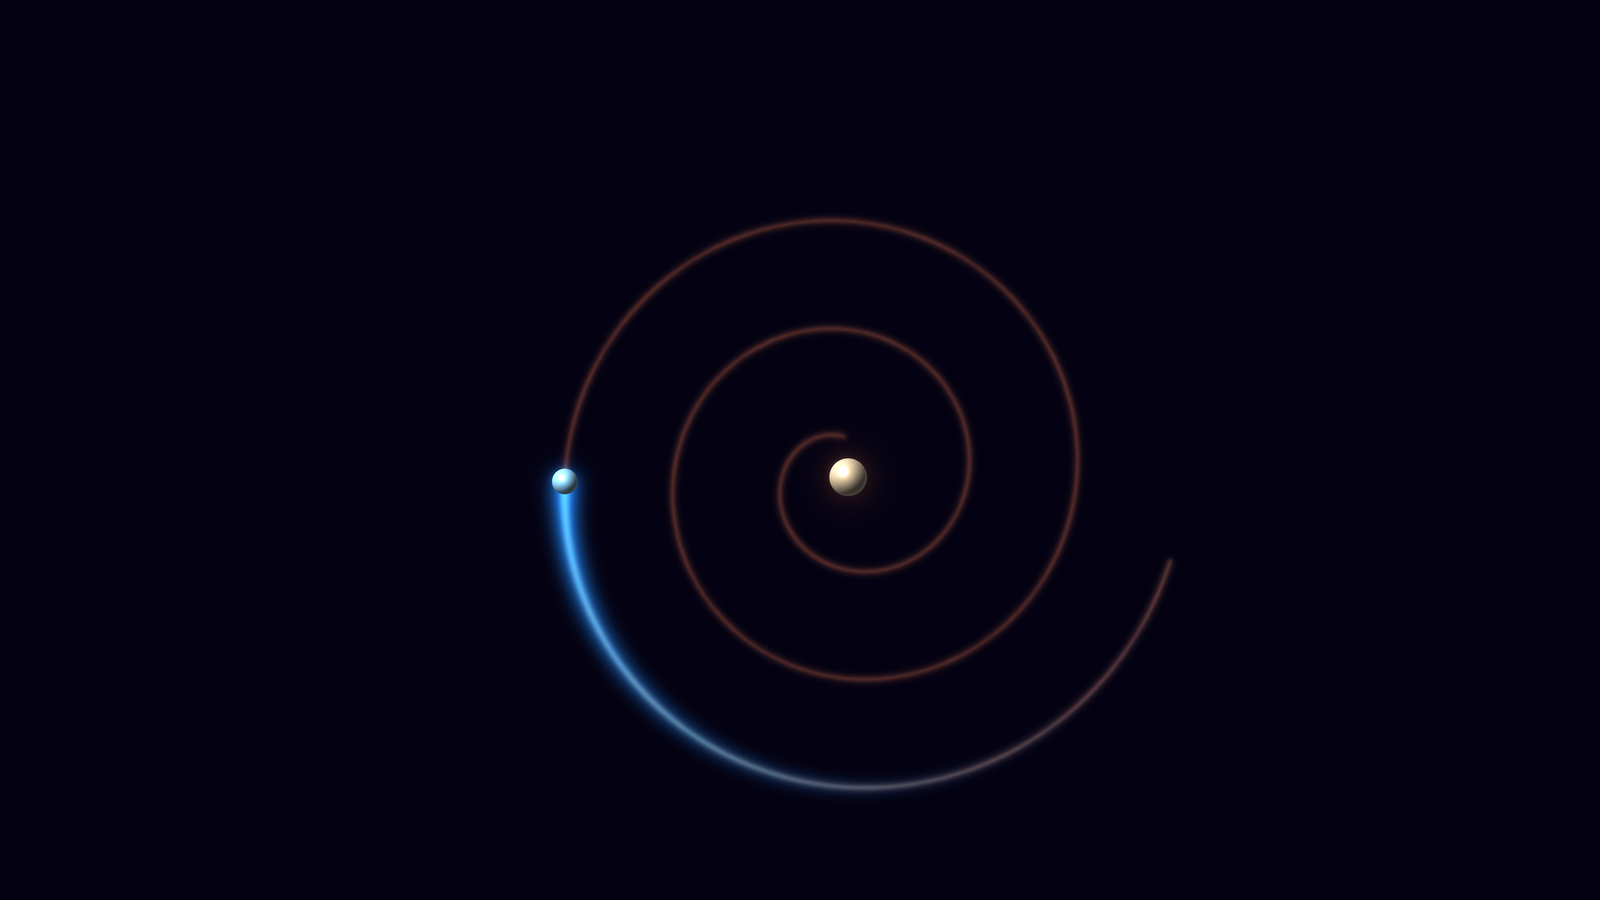

Here is the Python script that generated this plot:
"""
classical_atom_radiant.py

Stylized Python rendering of a classical atom spiraling inward:
- glowing orange spiral
- bright metallic-looking nucleus
- bright glowing electron
- soft fading blue comet tail
- high-resolution rendering + downsampling for smooth spheres

Install:
    pip install numpy pillow scipy

Run:
    python classical_atom_radiant.py
"""

from pathlib import Path

import numpy as np
from PIL import Image, ImageDraw
from scipy.ndimage import gaussian_filter

# ============================================================
# SETTINGS
# ============================================================

OUTPUT = Path(__file__).with_name("classical_atom_radiant.png")

# Final output size
W, H = 1600, 900

# Internal supersampled render size
SUPERSAMPLE = 3
W2, H2 = W * SUPERSAMPLE, H * SUPERSAMPLE

# Background
BG = np.array([4, 2, 18], dtype=np.float32) / 255.0

# Spiral geometry
TURNS = 2.7
R_OUTER = 1.0
R_INNER = 0.12
PHASE = 0.25
CENTER = np.array([0.53 * W2, 0.53 * H2], dtype=np.float32)
SPIRAL_SCALE = 0.37 * min(W2, H2)

# Electron position along spiral
ELECTRON_FRACTION = 0.17  # 0 = outer end, 1 = near nucleus

# Tail
TAIL_FRACTION = 0.17      # fraction of whole spiral used as tail
TAIL_COLOR = np.array([40, 185, 255], dtype=np.float32) / 255.0
TAIL_GLOW_COLOR = np.array([20, 110, 255], dtype=np.float32) / 255.0

# Colors
ORBIT_CORE = np.array([1.00, 0.72, 0.42], dtype=np.float32)
ORBIT_GLOW = np.array([1.00, 0.52, 0.28], dtype=np.float32)

NUCLEUS_BASE = (205, 188, 160)
ELECTRON_BASE = (155, 220, 255)

# Sphere sizes (internal render pixels)
NUCLEUS_R = 19 * SUPERSAMPLE
ELECTRON_R = 13 * SUPERSAMPLE

# Optional global bloom
ENABLE_GLOBAL_BLOOM = True
GLOBAL_BLOOM_SIGMA = 11.0
GLOBAL_BLOOM_STRENGTH = 0.42

# ============================================================
# UTILS
# ============================================================

def clamp01(x):
    return np.clip(x, 0.0, 1.0)

def alpha_blend_patch(base_patch, color_rgb, alpha):
    """
    Alpha-blend a solid color onto an RGB patch.
    base_patch: (h,w,3) float in [0,1]
    color_rgb: (3,) float in [0,1]
    alpha: (h,w) float in [0,1]
    """
    a = alpha[..., None]
    base_patch[:] = color_rgb[None, None, :] * a + base_patch * (1.0 - a)

def add_glow_patch(base_patch, color_rgb, intensity):
    """
    Additively add glow to an RGB patch.
    intensity: (h,w) float
    """
    base_patch[:] = clamp01(base_patch + color_rgb[None, None, :] * intensity[..., None])

def draw_soft_glow(img, cx, cy, radius, color, alpha=0.25):
    """
    Add a soft gaussian-like glow centered at (cx,cy).
    """
    h, w = img.shape[:2]
    r = int(max(2, radius * 3.2))
    x0 = max(0, int(cx - r))
    x1 = min(w, int(cx + r + 1))
    y0 = max(0, int(cy - r))
    y1 = min(h, int(cy + r + 1))

    yy, xx = np.mgrid[y0:y1, x0:x1]
    dx = xx - cx
    dy = yy - cy
    rr2 = dx * dx + dy * dy

    sigma2 = radius * radius
    glow = np.exp(-rr2 / (2.0 * sigma2))
    intensity = alpha * glow

    add_glow_patch(img[y0:y1, x0:x1], np.array(color, dtype=np.float32) / 255.0, intensity)

def draw_lit_sphere(
    img,
    cx,
    cy,
    radius,
    base_color=(220, 190, 120),
    light_dir=(-0.65, -0.75, 1.0),
    ambient=0.23,
    diffuse_strength=0.95,
    specular_strength=1.0,
    shininess=55,
    rim_strength=0.18,
):
    """
    Draw a lit sphere into an RGB float image.
    """
    h, w = img.shape[:2]
    r = int(np.ceil(radius))
    x0 = max(0, int(cx - r - 2))
    x1 = min(w, int(cx + r + 3))
    y0 = max(0, int(cy - r - 2))
    y1 = min(h, int(cy + r + 3))

    yy, xx = np.mgrid[y0:y1, x0:x1]
    x = (xx - cx) / radius
    y = (yy - cy) / radius
    rsq = x * x + y * y

    mask = rsq <= 1.0
    z = np.zeros_like(x, dtype=np.float32)
    z[mask] = np.sqrt(1.0 - rsq[mask])

    nx, ny, nz = x, y, z

    L = np.array(light_dir, dtype=np.float32)
    L /= np.linalg.norm(L)

    V = np.array([0.0, 0.0, 1.0], dtype=np.float32)
    Hvec = L + V
    Hvec /= np.linalg.norm(Hvec)

    ndotl = np.clip(nx * L[0] + ny * L[1] + nz * L[2], 0.0, 1.0)
    ndoth = np.clip(nx * Hvec[0] + ny * Hvec[1] + nz * Hvec[2], 0.0, 1.0)
    spec = np.power(ndoth, shininess)
    rim = np.power(1.0 - np.clip(nz, 0.0, 1.0), 2.2)

    base = np.array(base_color, dtype=np.float32) / 255.0

    color = (
        ambient * base
        + diffuse_strength * ndotl[..., None] * base
        + specular_strength * spec[..., None] * np.array([1.0, 1.0, 1.0], dtype=np.float32)
        + rim_strength * rim[..., None] * np.array([1.0, 0.97, 0.90], dtype=np.float32)
    )

    # Slight warm/cool center boost for richer appearance
    center_boost = np.exp(-rsq / 0.16)
    color += 0.10 * center_boost[..., None] * base
    color = clamp01(color)

    # Slight antialiasing near edge
    alpha = np.zeros_like(x, dtype=np.float32)
    edge_softness = 0.04
    alpha[mask] = 1.0
    near_edge = (rsq > (1.0 - edge_softness)) & (rsq <= 1.0)
    alpha[near_edge] = (1.0 - rsq[near_edge]) / edge_softness
    alpha = clamp01(alpha)

    patch = img[y0:y1, x0:x1]
    # per-pixel alpha blend using precomputed colors
    a = alpha[..., None]
    patch[:] = color * a + patch * (1.0 - a)

def draw_masked_glow(img, mask, color, sigma, strength):
    """
    Blur a mask and add it as colored glow.
    """
    glow = gaussian_filter(mask.astype(np.float32), sigma=sigma)
    mx = glow.max()
    if mx > 1e-8:
        glow /= mx
    add_glow_patch(img, color, glow * strength)

def draw_masked_core(img, mask, color, alpha=1.0):
    """
    Blend a sharp colored mask.
    """
    alpha_mask = np.clip(mask.astype(np.float32) * alpha, 0.0, 1.0)
    alpha_blend_patch(img, color, alpha_mask)

def add_gaussian_blob(field, cx, cy, sigma, amplitude):
    """
    Add a gaussian blob into a single-channel field.
    """
    h, w = field.shape
    r = int(max(2, sigma * 3.2))
    x0 = max(0, int(cx - r))
    x1 = min(w, int(cx + r + 1))
    y0 = max(0, int(cy - r))
    y1 = min(h, int(cy + r + 1))

    yy, xx = np.mgrid[y0:y1, x0:x1]
    dx = xx - cx
    dy = yy - cy
    g = np.exp(-(dx * dx + dy * dy) / (2.0 * sigma * sigma))
    field[y0:y1, x0:x1] += amplitude * g

# ============================================================
# SPIRAL PATH
# ============================================================

n = 1800
theta = np.linspace(0.0, 2.0 * np.pi * TURNS, n)

# Radius decreases inward
radius = R_OUTER + (R_INNER - R_OUTER) * (theta / theta[-1])

# Spiral in image coordinates
x = CENTER[0] + SPIRAL_SCALE * radius * np.cos(theta + PHASE)
y = CENTER[1] + SPIRAL_SCALE * radius * np.sin(theta + PHASE)

points = np.column_stack([x, y])

# electron near outer region
e_idx = int(np.clip(ELECTRON_FRACTION, 0.0, 1.0) * (n - 1))
ex, ey = points[e_idx]

# tail extends backward from electron toward older orbit points
tail_len = max(12, int(TAIL_FRACTION * n))
tail_start = max(0, e_idx - tail_len)
tail_points = points[tail_start : e_idx + 1]

# nucleus at center
nx, ny = CENTER

# ============================================================
# CANVAS
# ============================================================

img = np.ones((H2, W2, 3), dtype=np.float32)
img[:] = BG[None, None, :]

# ============================================================
# ORBIT: core + glow
# ============================================================

# Draw core orbit mask with PIL
orbit_mask_img = Image.new("L", (W2, H2), 0)
draw = ImageDraw.Draw(orbit_mask_img)

orbit_pts = [tuple(p) for p in points]
draw.line(orbit_pts, fill=255, width=3 * SUPERSAMPLE)

orbit_mask = np.array(orbit_mask_img, dtype=np.float32) / 255.0

# Warm orbit glow
draw_masked_glow(img, orbit_mask, ORBIT_GLOW, sigma=10.0 * SUPERSAMPLE / 3.0, strength=0.18)
draw_masked_glow(img, orbit_mask, ORBIT_GLOW, sigma=4.0 * SUPERSAMPLE / 3.0, strength=0.12)

# Orbit core
#draw_masked_core(img, orbit_mask, ORBIT_CORE, alpha=0.95)

# Slight bright inner line
orbit_inner = gaussian_filter(orbit_mask, sigma=1.0)
orbit_inner /= max(orbit_inner.max(), 1e-8)
#draw_masked_core(img, orbit_inner, np.array([1.0, 0.83, 0.57], dtype=np.float32), alpha=0.22)

# ============================================================
# TAIL: fading blue comet
# ============================================================

tail_glow = np.zeros((H2, W2), dtype=np.float32)
tail_core = np.zeros((H2, W2), dtype=np.float32)

m = len(tail_points)
for i, (tx, ty) in enumerate(tail_points):
    # 0 = oldest tail point, 1 = near electron
    s = i / max(1, m - 1)

    # strong near electron, fades toward far end
    amp = 0.08 + 0.85 * (s ** 1.6)
    sigma_glow = (10 + 22 * s) * SUPERSAMPLE / 3.0
    sigma_core = (3 + 7 * s) * SUPERSAMPLE / 3.0

    add_gaussian_blob(tail_glow, tx, ty, sigma_glow, amp)
    add_gaussian_blob(tail_core, tx, ty, sigma_core, 0.22 + 0.95 * (s ** 1.7))

# normalize and softly taper
if tail_glow.max() > 1e-8:
    tail_glow /= tail_glow.max()
if tail_core.max() > 1e-8:
    tail_core /= tail_core.max()

tail_glow = gaussian_filter(tail_glow, sigma=1.2)
tail_core = gaussian_filter(tail_core, sigma=0.7)

add_glow_patch(img, TAIL_GLOW_COLOR, 0.30 * tail_glow)
add_glow_patch(img, TAIL_COLOR, 0.40 * tail_glow)
alpha_blend_patch(img, np.array([0.32, 0.84, 1.0], dtype=np.float32), 0.68 * tail_core)

# ============================================================
# NUCLEUS: soft halos + lit sphere
# ============================================================

draw_soft_glow(img, nx, ny, radius=58 * SUPERSAMPLE / 3.0, color=(255, 115, 45), alpha=0.14)
draw_soft_glow(img, nx, ny, radius=30 * SUPERSAMPLE / 3.0, color=(255, 185, 95), alpha=0.18)
draw_soft_glow(img, nx, ny, radius=16 * SUPERSAMPLE / 3.0, color=(255, 230, 170), alpha=0.16)

draw_lit_sphere(
    img,
    nx,
    ny,
    radius=NUCLEUS_R,
    base_color=NUCLEUS_BASE,
    light_dir=(-0.72, -0.80, 1.0),
    ambient=0.24,
    diffuse_strength=0.95,
    specular_strength=1.15,
    shininess=68,
    rim_strength=0.20,
)

# extra hot highlight
draw_soft_glow(img, nx - 0.26 * NUCLEUS_R, ny - 0.28 * NUCLEUS_R, radius=3.3 * SUPERSAMPLE, color=(255, 255, 245), alpha=0.12)

# ============================================================
# ELECTRON: glow + lit sphere
# ============================================================

draw_soft_glow(img, ex, ey, radius=42 * SUPERSAMPLE / 3.0, color=(20, 115, 255), alpha=0.16)
draw_soft_glow(img, ex, ey, radius=21 * SUPERSAMPLE / 3.0, color=(90, 220, 255), alpha=0.22)
draw_soft_glow(img, ex, ey, radius=10 * SUPERSAMPLE / 3.0, color=(225, 250, 255), alpha=0.10)

draw_lit_sphere(
    img,
    ex,
    ey,
    radius=ELECTRON_R,
    base_color=ELECTRON_BASE,
    light_dir=(-0.72, -0.80, 1.0),
    ambient=0.24,
    diffuse_strength=0.90,
    specular_strength=1.18,
    shininess=72,
    rim_strength=0.14,
)

# extra bright highlight
draw_soft_glow(img, ex - 0.24 * ELECTRON_R, ey - 0.26 * ELECTRON_R, radius=2.8 * SUPERSAMPLE, color=(255, 255, 255), alpha=0.14)

# ============================================================
# GLOBAL BLOOM
# ============================================================

if ENABLE_GLOBAL_BLOOM:
    # Only bloom bright regions
    bright = np.maximum(img - 0.55, 0.0)
    bloom = gaussian_filter(bright, sigma=(GLOBAL_BLOOM_SIGMA, GLOBAL_BLOOM_SIGMA, 0.0))
    img = clamp01(img + GLOBAL_BLOOM_STRENGTH * bloom)

# ============================================================
# SAVE (downsampled)
# ============================================================

img8 = (clamp01(img) * 255).astype(np.uint8)
im = Image.fromarray(img8, mode="RGB")
im = im.resize((W, H), resample=Image.Resampling.LANCZOS)
im.save(OUTPUT)

print(f"Saved: {OUTPUT.resolve()}")
